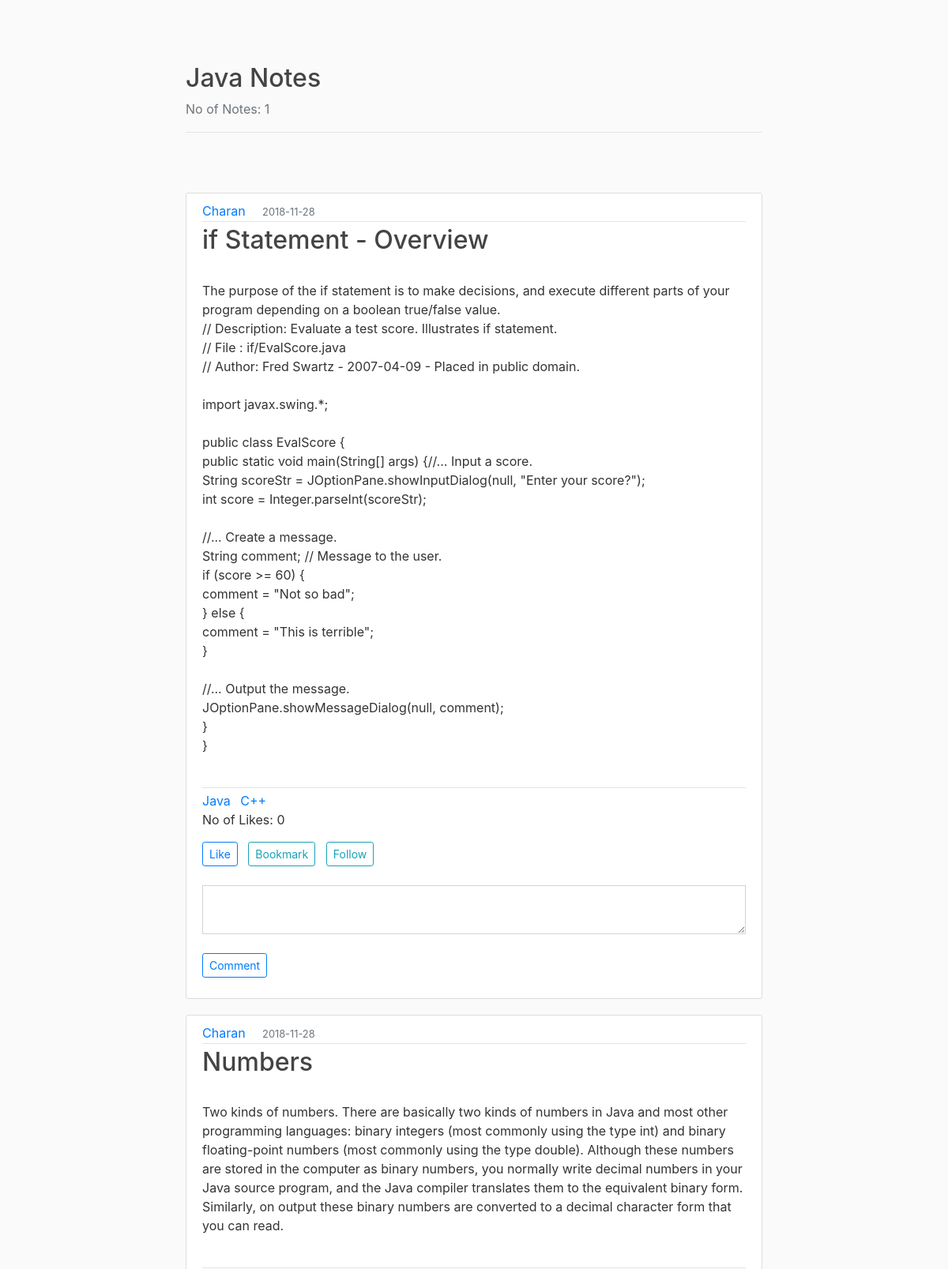
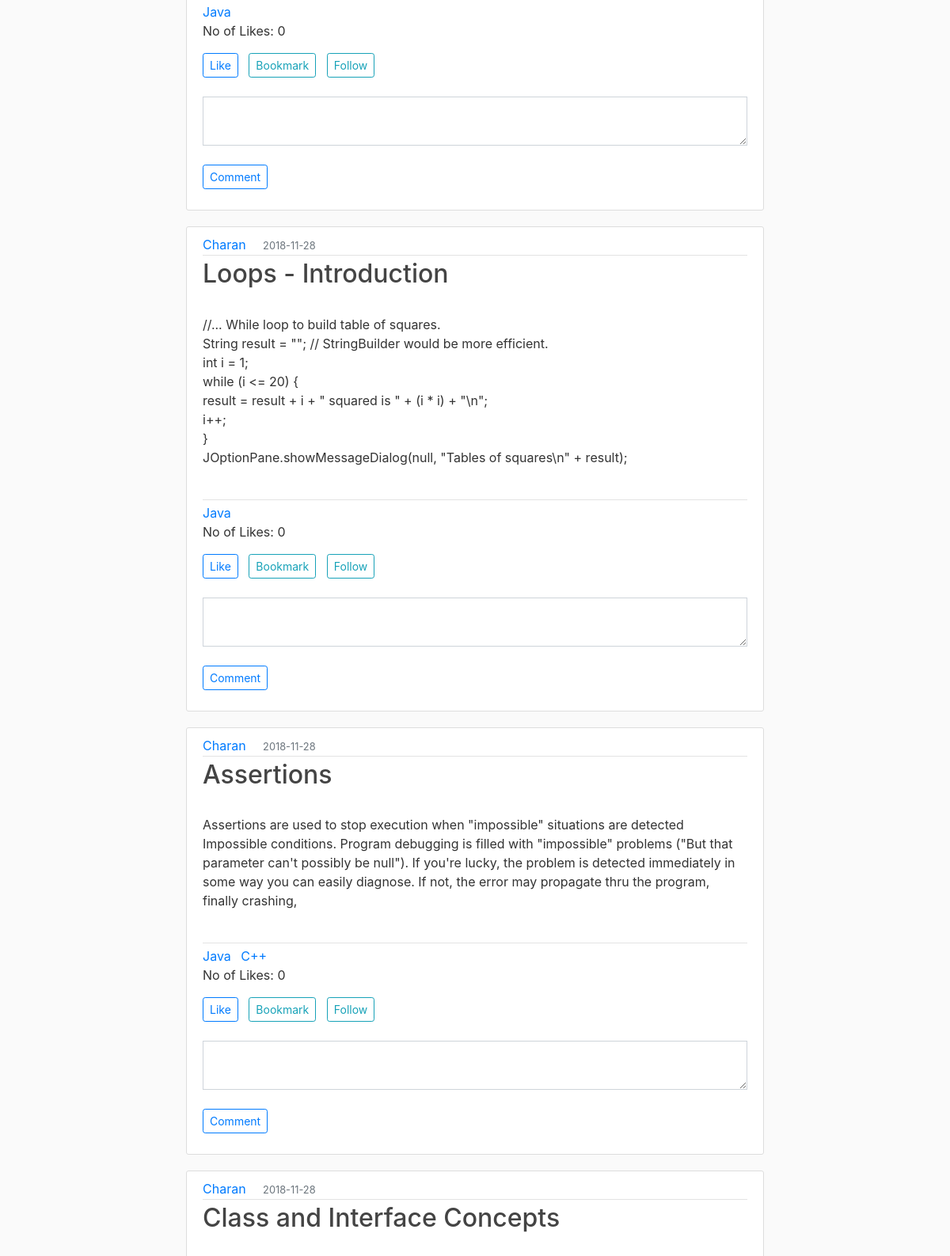
The page /tag/1 (upper part) on the database its author committed (2 pictures, top to bottom).
### flaskblog/models.py (models this page shows, shortened)
class Tag(db.Model):
    id = db.Column(db.Integer, primary_key=True)
    name = db.Column(db.String(100), nullable=False)
    usertags = db.relationship('User', secondary='tagmapper', backref=db.backref('usertags', lazy='dynamic'))
    notetags = db.relationship('Note', secondary='notemapper', backref=db.backref('notetags', lazy='dynamic'))

class Note(db.Model):
    id = db.Column(db.Integer, primary_key=True)
    title = db.Column(db.String(100), nullable=False)
    date_created = db.Column(db.DateTime, nullable=False, default=datetime.utcnow)
    content = db.Column(db.Text, nullable=False)
    mode = db.Column(db.String(10), nullable=False)
    likes = db.Column(db.Integer, default= 0)
    user_id = db.Column(db.Integer, db.ForeignKey('user.id'), nullable=False)

class User(db.Model, UserMixin):
    id = db.Column(db.Integer, primary_key=True)
    firstname = db.Column(db.String(20), nullable=False)
    lastname = db.Column(db.String(20), nullable=False)
    email = db.Column(db.String(120), unique=True, nullable=False)
    password = db.Column(db.String(60), nullable=False)
    note = db.relationship('Note', backref='author', lazy=True)

### flaskblog/routes.py (the view)
@app.route("/tag/<int:tag_id>")
def tags(tag_id):
    tags = Tag.query.get_or_404(tag_id)
    tagcount = Tag.query.filter_by(id = tag_id).count()
    return render_template('tags.html', tags=tags, tagcount = tagcount)

### flaskblog/templates/tags.html
{% extends "layout.html" %}
{% block content %}
<div class="article-metadata">
  <h2>{{ tags.name }} Notes</h2>
  <p class="text-secondary"> No of Notes: {{ tagcount }}</p>
</div>
<br>
<br>
<br>
{% for n in tags.notetags %}
    <article class="media content-section">
      <div class="media-body">
        <div class="article-metadata">
          <a class="mr-2" href="{{ url_for('user_notes', user_id=n.author.id) }}">{{ n.author.firstname }}</a>&nbsp&nbsp
          <small class="text-muted">{{ n.date_created.strftime('%Y-%m-%d') }}</small>
        </div>
        <div class="article-metadata">
          <h2><a class="article-title" href="{{ url_for('note', note_id=n.id) }}">{{ n.title }}</a></h2><br>
          <p class="article-content">{{ n.content }}</p><br>
        </div>
        {% for i in n.notetags %}
          <a class="mr-2" href="{{ url_for('tags', tag_id=i.id) }}">{{ i.name }}</a>
        {% endfor %}
        <div class="form-group">
          <p class="article-content"> No of Likes: {{ n.likes }}</p>
          <a  class="btn btn-outline-primary btn-sm"  href="{{ url_for('like', note_id=n.id) }}">Like</a>&nbsp&nbsp
          <a  class="btn btn-outline-info btn-sm" href="{{ url_for('bookmark', note_id=n.id) }}">Bookmark</a>&nbsp&nbsp
          <a  class="btn btn-outline-info btn-sm" href="{{ url_for('follow', note_id=n.id) }}">Follow</a>
          <br>
          <br>
          <textarea class="form-control rounded-0" id="exampleFormControlTextarea2" rows="2"></textarea><br>
          <p><a class="btn btn-outline-primary btn-sm" href="{{ url_for('comment', note_id=n.id) }}" data-toggle="collapse" href="#collapseExample" role="button" aria-expanded="false" aria-controls="collapseExample"> Comment </a></p>
        </div>
    </div>
    </article>
{% endfor %}
{% endblock content %}

### flaskblog/static/main.css (style rules this page uses)
body { background: #fafafa; color: #333333; margin-top: 5rem; }
h1, h2, h3, h4, h5, h6 { color: #444444; }
.content-section { background: #ffffff; padding: 10px 20px; border: 1px solid #dddddd; border-radius: 3px; margin-bottom: 20px; margin-left: auto; margin-right: auto; }
.article-title { color: #444444; }
.article-content { white-space: pre-line; }
.article-metadata { padding-bottom: 1px; margin-bottom: 4px; border-bottom: 1px solid #e3e3e3 }

### rows shown on the page
Tag: name "Java"
Note: author.firstname "Charan", date_created "2018-11-28", title "if Statement - Overview", content "The purpose of the if statement is to make decisions, and execute different parts of your program depending on a boolean true/false value. // Description: Evaluate a test score. Illustrates if statement. // File : if/EvalScore.java // Author: Fred Swartz - 2007-04-09 - Placed in public domain. import javax.swing.*; public class EvalScore { public static void main(String[] args) {//... Input a score. String scoreStr = JOptionPane.showInputDialog(null, \"Enter your score?\"); int score = Integer.parseInt(scoreStr); //... Create a message. String comment; // Message to the user. if (score >= 60) { comment = \"Not so bad\"; } else { comment = \"This is terrible\"; } //... Output the message.…", likes "0"
Tag: name "C++"
Note: author.firstname "Charan", date_created "2018-11-28", title "Numbers", content "Two kinds of numbers. There are basically two kinds of numbers in Java and most other programming languages: binary integers (most commonly using the type int) and binary floating-point numbers (most commonly using the type double). Although these numbers are stored in the computer as binary numbers, you normally write decimal numbers in your Java source program, and the Java compiler translates them to the equivalent binary form. Similarly, on output these binary numbers are converted to a decimal character form that you can read.", likes "0"
Note: author.firstname "Charan", date_created "2018-11-28", title "Loops - Introduction", content "//... While loop to build table of squares. String result = \"\"; // StringBuilder would be more efficient. int i = 1; while (i <= 20) { result = result + i + \" squared is \" + (i * i) + \"\\n\"; i++; } JOptionPane.showMessageDialog(null, \"Tables of squares\\n\" + result);", likes "0"
Note: author.firstname "Charan", date_created "2018-11-28", title "Assertions", content "Assertions are used to stop execution when \"impossible\" situations are detected Impossible conditions. Program debugging is filled with \"impossible\" problems (\"But that parameter can't possibly be null\"). If you're lucky, the problem is detected immediately in some way you can easily diagnose. If not, the error may propagate thru the program, finally crashing,", likes "0"
Note: author.firstname "Charan", date_created "2018-11-28", title "Class and Interface Concepts"

### other values the page prints
{{ tagcount }} "1"
